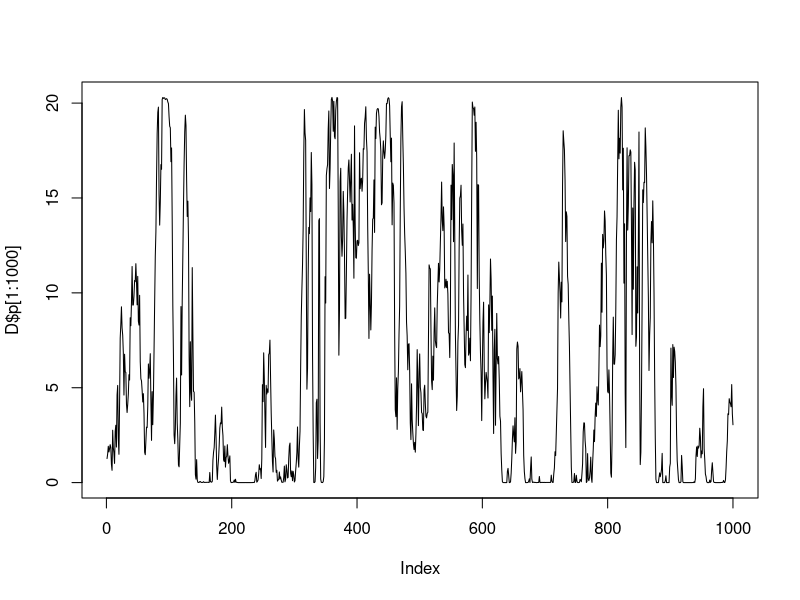
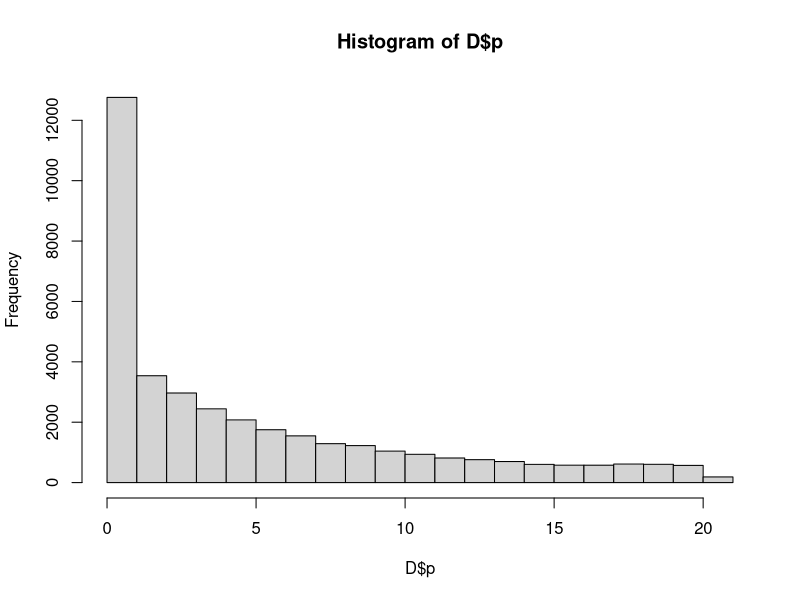
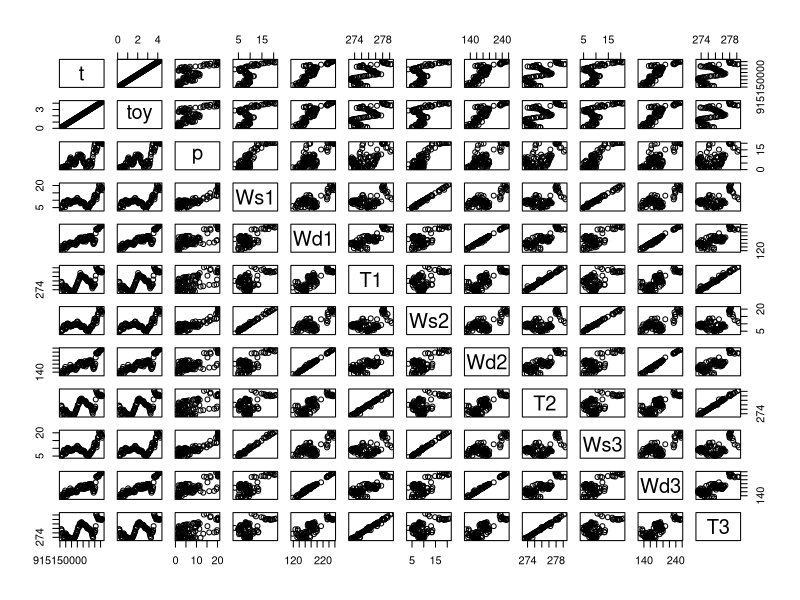
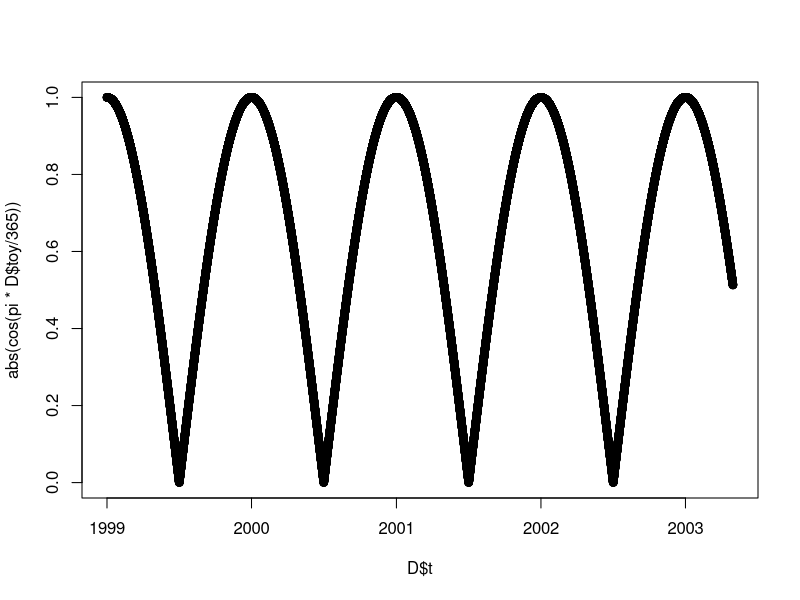

Generate these figures, in order, with R:
## ---- chunk 1
knitr::opts_chunk$set(cache = F) # Omg mega fedt for compile-tiden med cache=TRUE <3
## ---- chunk 2
if (Sys.info()[7] == "davidipsen"){
  setwd("~/Documents/DTU/3. Semester (MSc)/Advanced Time Series/Assignments/4-Assignment")
} else if (Sys.info()[7] == "Hvad end Kaspers PC hedder-sikkert noget UNIX-hejs ^_^"){
}

D <- read.table("comp_ex_4_scripts_2011/data/cex4WindDataInterpolated.csv", sep=",",
                header=TRUE, stringsAsFactors=FALSE)
D$t <- as.POSIXct(D$t, tz="UTC")
n = dim(D)[1]

# Descriptive statistics
plot(D$p[1:1000],type='l')
hist(D$p)
plot(D[1:100,]) # Plot subset of from all variables

plot(D$t, abs(cos(pi*D$toy/365))) # Utilise the time-of-year variable as follows, decsribing the degree of winter.
## ---- chunk 3
# Mean Model
fit1 = lm(p ~ 1, data=D); fit1; logLik(fit1)

# AR(1)
fit2 = ar(D$p, na.action = na.pass, order.max=1); fit2;

# Linear Regression
fit3 = lm(p ~ ., data=D[,-1]) ; summary(fit3); logLik(fit3)

# AR(1)X
fit4 = lm(p ~ . + D$p[-n], data=D[2:n,-1]); summary(fit4); logLik(fit4)

# Thoughts:
# 1. Wind has a logistic effect for the power: ... + logit(wind)
# 2. toy = abs(cos(pi*D$toy/365))
